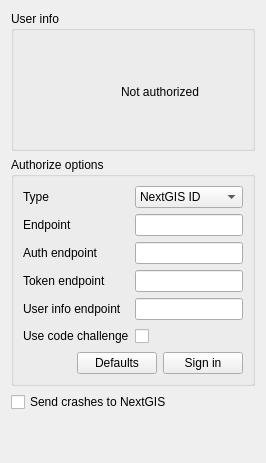
<?xml version="1.0" encoding="UTF-8"?>
<ui version="4.0">
 <class>NGAuthOptions</class>
 <widget class="QWidget" name="NGAuthOptions">
  <layout class="QVBoxLayout" name="verticalLayout_23">
   <item>
    <widget class="QGroupBox" name="groupBox_29">
     <property name="sizePolicy">
      <sizepolicy hsizetype="Preferred" vsizetype="Preferred">
       <horstretch>0</horstretch>
       <verstretch>0</verstretch>
      </sizepolicy>
     </property>
     <property name="minimumSize">
      <size>
       <width>0</width>
       <height>140</height>
      </size>
     </property>
     <property name="maximumSize">
      <size>
       <width>16777215</width>
       <height>140</height>
      </size>
     </property>
     <property name="title">
      <string>User info</string>
     </property>
     <widget class="QLabel" name="avatar">
      <property name="geometry">
       <rect>
        <x>20</x>
        <y>40</y>
        <width>64</width>
        <height>64</height>
       </rect>
      </property>
      <property name="text">
       <string/>
      </property>
     </widget>
     <widget class="QLabel" name="descriptionText">
      <property name="geometry">
       <rect>
        <x>110</x>
        <y>40</y>
        <width>311</width>
        <height>81</height>
       </rect>
      </property>
      <property name="text">
       <string>Not authorized</string>
      </property>
     </widget>
    </widget>
   </item>
   <item>
    <widget class="QGroupBox" name="authGroupBox">
     <property name="title">
      <string>Authorize options</string>
     </property>
     <layout class="QVBoxLayout" name="verticalLayout_29">
      <item>
       <layout class="QGridLayout" name="gridLayout_23">
        <item row="3" column="0">
         <widget class="QLabel" name="tokenEndpointLabel">
          <property name="text">
           <string>Token endpoint</string>
          </property>
         </widget>
        </item>
        <item row="2" column="1">
         <widget class="QLineEdit" name="authEndpointEdit">
          <property name="inputMethodHints">
           <set>Qt::ImhUrlCharactersOnly</set>
          </property>
         </widget>
        </item>
        <item row="1" column="1">
         <widget class="QLineEdit" name="endpointEdit">
          <property name="inputMethodHints">
           <set>Qt::ImhUrlCharactersOnly</set>
          </property>
         </widget>
        </item>
        <item row="4" column="0">
         <widget class="QLabel" name="userInfoEndpoinLabel">
          <property name="text">
           <string>User info endpoint</string>
          </property>
         </widget>
        </item>
        <item row="4" column="1">
         <widget class="QLineEdit" name="userInfoEndpointEdit">
          <property name="inputMethodHints">
           <set>Qt::ImhUrlCharactersOnly</set>
          </property>
         </widget>
        </item>
        <item row="1" column="0">
         <widget class="QLabel" name="enpointLabel">
          <property name="text">
           <string>Endpoint</string>
          </property>
         </widget>
        </item>
        <item row="0" column="0">
         <widget class="QLabel" name="typeLabel">
          <property name="text">
           <string>Type</string>
          </property>
         </widget>
        </item>
        <item row="2" column="0">
         <widget class="QLabel" name="authEndpointLabel">
          <property name="text">
           <string>Auth endpoint</string>
          </property>
         </widget>
        </item>
        <item row="3" column="1">
         <widget class="QLineEdit" name="tokenEndpointEdit">
          <property name="inputMethodHints">
           <set>Qt::ImhUrlCharactersOnly</set>
          </property>
         </widget>
        </item>
        <item row="0" column="1">
         <widget class="QComboBox" name="authTypeSelector">
          <item>
           <property name="text">
            <string>NextGIS ID</string>
           </property>
          </item>
          <item>
           <property name="text">
            <string>Keycloak</string>
           </property>
          </item>
          <item>
           <property name="text">
            <string>Custom</string>
           </property>
          </item>
         </widget>
        </item>
        <item row="5" column="1">
         <widget class="QCheckBox" name="codeChallengeCheckBox">
          <property name="text">
           <string> </string>
          </property>
         </widget>
        </item>
        <item row="5" column="0">
         <widget class="QLabel" name="codeChallengeLabel">
          <property name="text">
           <string>Use code challenge</string>
          </property>
         </widget>
        </item>
       </layout>
      </item>
      <item>
       <layout class="QHBoxLayout" name="horizontalLayout_3">
        <item>
         <spacer name="horizontalSpacer_2">
          <property name="orientation">
           <enum>Qt::Horizontal</enum>
          </property>
          <property name="sizeHint" stdset="0">
           <size>
            <width>40</width>
            <height>20</height>
           </size>
          </property>
         </spacer>
        </item>
        <item>
         <widget class="QPushButton" name="defaultsButton">
          <property name="text">
           <string>Defaults</string>
          </property>
         </widget>
        </item>
        <item>
         <widget class="QPushButton" name="signinButton">
          <property name="text">
           <string>Sign in</string>
          </property>
         </widget>
        </item>
       </layout>
      </item>
     </layout>
    </widget>
   </item>
   <item>
    <widget class="QCheckBox" name="sendCrashes">
     <property name="enabled">
      <bool>true</bool>
     </property>
     <property name="sizePolicy">
      <sizepolicy hsizetype="Minimum" vsizetype="Preferred">
       <horstretch>0</horstretch>
       <verstretch>0</verstretch>
      </sizepolicy>
     </property>
     <property name="text">
      <string>Send crashes to NextGIS</string>
     </property>
    </widget>
   </item>
   <item>
    <spacer name="verticalSpacer_13">
     <property name="orientation">
      <enum>Qt::Vertical</enum>
     </property>
     <property name="sizeHint" stdset="0">
      <size>
       <width>20</width>
       <height>40</height>
      </size>
     </property>
    </spacer>
   </item>
  </layout>
 </widget>
</ui>
